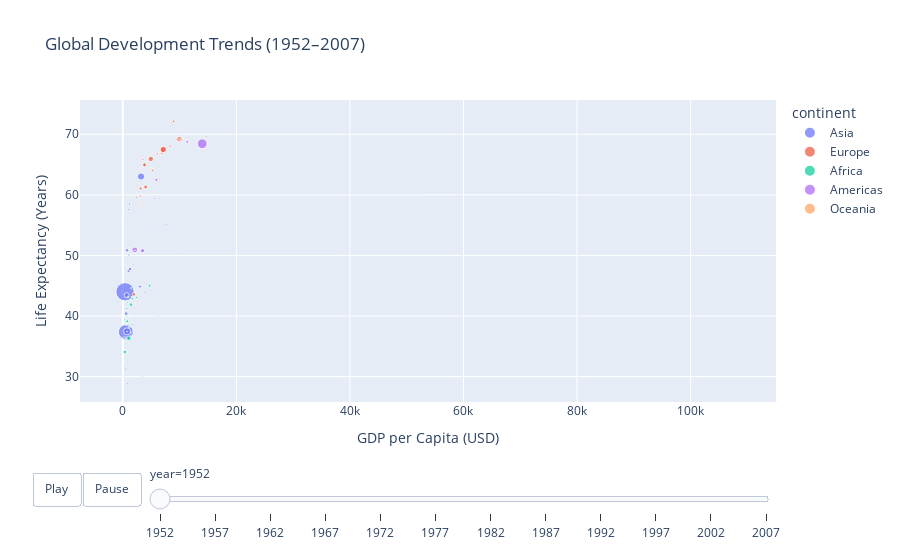

The notebook cell saved with this chart:
### Code cell
# 5. Animated Scatter Plot with Play/Pause Controls 
# o Create an animated scatter plot of GDP per capita vs life expectancy across years. 
# o Use population (pop) for point size. 
# o Color points by continent. 
# o Add play/pause controls to animate automatically. 
# o Title: "Global Development Trends (1952–2007)". 
# o Label axes appropriately. 

fig2 = px.scatter(data, x="gdpPercap", y="lifeExp", size="pop", color="continent", animation_frame="year", title="Global Development Trends (1952–2007)", labels={"gdpPercap": "GDP per Capita (USD)", "lifeExp": "Life Expectancy (Years)"}, hover_name="country")
fig2.update_layout(updatemenus=[dict(type="buttons", showactive=False, buttons=[dict(label="Play", method="animate", args=[None, {"frame": {"duration": 500, "redraw": True}, "fromcurrent": True}]), dict(label="Pause", method="animate", args=[[None], {"frame": {"duration": 0, "redraw": False}, "mode": "immediate", "transition": {"duration": 0}}])])])
fig2.show()

### Figure 1 — Plotly figure (JSON) as saved in the notebook; plotly's stock layout.template omitted (floating-point values rounded to 4 significant figures)
{"data": [{"hovertemplate": "<b>%{hovertext}</b><br><br>continent=Asia<br>year=1952<br>GDP per Capita (USD)=%{x}<br>Life Expectancy (Years)=%{y}<br>pop=%{marker.size}<extra></extra>", "hovertext": ["Afghanistan", "Bahrain", "Bangladesh", "Cambodia", "China", "Hong Kong, China", "India", "Indonesia", "Iran", "Iraq", "Israel", "Japan", "Jordan", "Korea, Dem. Rep.", "Korea, Rep.", "Kuwait", "Lebanon", "Malaysia", "Mongolia", "Myanmar", "Nepal", "Oman", "Pakistan", "Philippines", "Saudi Arabia", "Singapore", "Sri Lanka", "Syria", "Taiwan", "Thailand", "Vietnam", "West Bank and Gaza", "Yemen, Rep."], "legendgroup": "Asia", "marker": {"color": "#636efa", "size": [8425333, 120447, 46886859, 4693836, 556263527, 2125900, 372000000, 82052000, 17272000, 5441766, 1620914, 86459025, 607914, 8865488, 20947571, 160000, 1439529, 6748378, 800663, 20092996, 9182536, 507833, 41346560, 22438691, 4005677, 1127000, 7982342, 3661549, 8550362, 21289402, 26246839, 1030585, 4963829], "sizemode": "area", "sizeref": 3297000.0, "symbol": "circle"}, "mode": "markers", "name": "Asia", "orientation": "v", "showlegend": true, "type": "scatter", "x": [779.4, 9867.0, 684.2, 368.5, 400.4, 3054.0, 546.6, 749.7, 3035.0, 4130.0, 4087.0, 3217.0, 1547.0, 1088.0, 1031.0, 108400.0, 4835.0, 1831.0, 786.6, 331.0, 545.9, 1828.0, 684.6, 1273.0, 6460.0, 2315.0, 1084.0, 1643.0, 1207.0, 757.8, 605.1, 1516.0, 781.7], "xaxis": "x", "y": [28.8, 50.94, 37.48, 39.42, 44.0, 60.96, 37.37, 37.47, 44.87, 45.32, 65.39, 63.03, 43.16, 50.06, 47.45, 55.56, 55.93, 48.46, 42.24, 36.32, 36.16, 37.58, 43.44, 47.75, 39.88, 60.4, 57.59, 45.88, 58.5, 50.85, 40.41, 43.16, 32.55], "yaxis": "y"}, {"hovertemplate": "<b>%{hovertext}</b><br><br>continent=Europe<br>year=1952<br>GDP per Capita (USD)=%{x}<br>Life Expectancy (Years)=%{y}<br>pop=%{marker.size}<extra></extra>", "hovertext": ["Albania", "Austria", "Belgium", "Bosnia and Herzegovina", "Bulgaria", "Croatia", "Czech Republic", "Denmark", "Finland", "France", "Germany", "Greece", "Hungary", "Iceland", "Ireland", "Italy", "Montenegro", "Netherlands", "Norway", "Poland", "Portugal", "Romania", "Serbia", "Slovak Republic", "Slovenia", "Spain", "Sweden", "Switzerland", "Turkey", "United Kingdom"], "legendgroup": "Europe", "marker": {"color": "#EF553B", "size": [1282697, 6927772, 8730405, 2791000, 7274900, 3882229, 9125183, 4334000, 4090500, 42459667, 69145952, 7733250, 9504000, 147962, 2952156, 47666000, 413834, 10381988, 3327728, 25730551, 8526050, 16630000, 6860147, 3558137, 1489518, 28549870, 7124673, 4815000, 22235677, 50430000], "sizemode": "area", "sizeref": 3297000.0, "symbol": "circle"}, "mode": "markers", "name": "Europe", "orientation": "v", "showlegend": true, "type": "scatter", "x": [1601.0, 6137.0, 8343.0, 973.5, 2444.0, 3119.0, 6876.0, 9692.0, 6425.0, 7030.0, 7144.0, 3531.0, 5264.0, 7268.0, 5210.0, 4931.0, 2648.0, 8942.0, 10100.0, 4029.0, 3068.0, 3145.0, 3581.0, 5075.0, 4215.0, 3834.0, 8528.0, 14730.0, 1969.0, 9980.0], "xaxis": "x", "y": [55.23, 66.8, 68.0, 53.82, 59.6, 61.21, 66.87, 70.78, 66.55, 67.41, 67.5, 65.86, 64.03, 72.49, 66.91, 65.94, 59.16, 72.13, 72.67, 61.31, 59.82, 61.05, 58.0, 64.36, 65.57, 64.94, 71.86, 69.62, 43.59, 69.18], "yaxis": "y"}, {"hovertemplate": "<b>%{hovertext}</b><br><br>continent=Africa<br>year=1952<br>GDP per Capita (USD)=%{x}<br>Life Expectancy (Years)=%{y}<br>pop=%{marker.size}<extra></extra>", "hovertext": ["Algeria", "Angola", "Benin", "Botswana", "Burkina Faso", "Burundi", "Cameroon", "Central African Republic", "Chad", "Comoros", "Congo, Dem. Rep.", "Congo, Rep.", "Cote d'Ivoire", "Djibouti", "Egypt", "Equatorial Guinea", "Eritrea", "Ethiopia", "Gabon", "Gambia", "Ghana", "Guinea", "Guinea-Bissau", "Kenya", "Lesotho", "Liberia", "Libya", "Madagascar", "Malawi", "Mali", "Mauritania", "Mauritius", "Morocco", "Mozambique", "Namibia", "Niger", "Nigeria", "Reunion", "Rwanda", "Sao Tome and Principe", "Senegal", "Sierra Leone", "Somalia", "South Africa", "Sudan", "Swaziland", "Tanzania", "Togo", "Tunisia", "Uganda", "Zambia", "Zimbabwe"], "legendgroup": "Africa", "marker": {"color": "#00cc96", "size": [9279525, 4232095, 1738315, 442308, 4469979, 2445618, 5009067, 1291695, 2682462, 153936, 14100005, 854885, 2977019, 63149, 22223309, 216964, 1438760, 20860941, 420702, 284320, 5581001, 2664249, 580653, 6464046, 748747, 863308, 1019729, 4762912, 2917802, 3838168, 1022556, 516556, 9939217, 6446316, 485831, 3379468, 33119096, 257700, 2534927, 60011, 2755589, 2143249, 2526994, 14264935, 8504667, 290243, 8322925, 1219113, 3647735, 5824797, 2672000, 3080907], "sizemode": "area", "sizeref": 3297000.0, "symbol": "circle"}, "mode": "markers", "name": "Africa", "orientation": "v", "showlegend": true, "type": "scatter", "x": [2449.0, 3521.0, 1063.0, 851.2, 543.3, 339.3, 1173.0, 1071.0, 1179.0, 1103.0, 780.5, 2126.0, 1389.0, 2670.0, 1419.0, 375.6, 328.9, 362.1, 4293.0, 485.2, 911.3, 510.2, 299.9, 853.5, 298.8, 575.6, 2388.0, 1443.0, 369.2, 452.3, 743.1, 1968.0, 1688.0, 468.5, 2424.0, 761.9, 1077.0, 2719.0, 493.3, 879.6, 1450.0, 879.8, 1136.0, 4725.0, 1616.0, 1148.0, 716.7, 859.8, 1468.0, 734.8, 1147.0, 406.9], "xaxis": "x", "y": [43.08, 30.02, 38.22, 47.62, 31.98, 39.03, 38.52, 35.46, 38.09, 40.72, 39.14, 42.11, 40.48, 34.81, 41.89, 34.48, 35.93, 34.08, 37.0, 30.0, 43.15, 33.61, 32.5, 42.27, 42.14, 38.48, 42.72, 36.68, 36.26, 33.69, 40.54, 50.99, 42.87, 31.29, 41.73, 37.44, 36.32, 52.72, 40.0, 46.47, 37.28, 30.33, 32.98, 45.01, 38.63, 41.41, 41.22, 38.6, 44.6, 39.98, 42.04, 48.45], "yaxis": "y"}, {"hovertemplate": "<b>%{hovertext}</b><br><br>continent=Americas<br>year=1952<br>GDP per Capita (USD)=%{x}<br>Life Expectancy (Years)=%{y}<br>pop=%{marker.size}<extra></extra>", "hovertext": ["Argentina", "Bolivia", "Brazil", "Canada", "Chile", "Colombia", "Costa Rica", "Cuba", "Dominican Republic", "Ecuador", "El Salvador", "Guatemala", "Haiti", "Honduras", "Jamaica", "Mexico", "Nicaragua", "Panama", "Paraguay", "Peru", "Puerto Rico", "Trinidad and Tobago", "United States", "Uruguay", "Venezuela"], "legendgroup": "Americas", "marker": {"color": "#ab63fa", "size": [17876956, 2883315, 56602560, 14785584, 6377619, 12350771, 926317, 6007797, 2491346, 3548753, 2042865, 3146381, 3201488, 1517453, 1426095, 30144317, 1165790, 940080, 1555876, 8025700, 2227000, 662850, 157553000, 2252965, 5439568], "sizemode": "area", "sizeref": 3297000.0, "symbol": "circle"}, "mode": "markers", "name": "Americas", "orientation": "v", "showlegend": true, "type": "scatter", "x": [5911.0, 2677.0, 2109.0, 11370.0, 3940.0, 2144.0, 2627.0, 5587.0, 1398.0, 3522.0, 3048.0, 2428.0, 1840.0, 2195.0, 2899.0, 3478.0, 3112.0, 2480.0, 1952.0, 3759.0, 3082.0, 3023.0, 13990.0, 5717.0, 7690.0], "xaxis": "x", "y": [62.48, 40.41, 50.92, 68.75, 54.74, 50.64, 57.21, 59.42, 45.93, 48.36, 45.26, 42.02, 37.58, 41.91, 58.53, 50.79, 42.31, 55.19, 62.65, 43.9, 64.28, 59.1, 68.44, 66.07, 55.09], "yaxis": "y"}, {"hovertemplate": "<b>%{hovertext}</b><br><br>continent=Oceania<br>year=1952<br>GDP per Capita (USD)=%{x}<br>Life Expectancy (Years)=%{y}<br>pop=%{marker.size}<extra></extra>", "hovertext": ["Australia", "New Zealand"], "legendgroup": "Oceania", "marker": {"color": "#FFA15A", "size": [8691212, 1994794], "sizemode": "area", "sizeref": 3297000.0, "symbol": "circle"}, "mode": "markers", "name": "Oceania", "orientation": "v", "showlegend": true, "type": "scatter", "x": [10040.0, 10560.0], "xaxis": "x", "y": [69.12, 69.39], "yaxis": "y"}], "layout": {"legend": {"itemsizing": "constant", "title": {"text": "continent"}, "tracegroupgap": 0}, "sliders": [{"active": 0, "currentvalue": {"prefix": "year="}, "len": 0.9, "pad": {"b": 10, "t": 60}, "steps": [{"args": [["1952"], {"frame": {"duration": 0, "redraw": false}, "fromcurrent": true, "mode": "immediate", "transition": {"duration": 0, "easing": "linear"}}], "label": "1952", "method": "animate"}, {"args": [["1957"], {"frame": {"duration": 0, "redraw": false}, "fromcurrent": true, "mode": "immediate", "transition": {"duration": 0, "easing": "linear"}}], "label": "1957", "method": "animate"}, {"args": [["1962"], {"frame": {"duration": 0, "redraw": false}, "fromcurrent": true, "mode": "immediate", "transition": {"duration": 0, "easing": "linear"}}], "label": "1962", "method": "animate"}, {"args": [["1967"], {"frame": {"duration": 0, "redraw": false}, "fromcurrent": true, "mode": "immediate", "transition": {"duration": 0, "easing": "linear"}}], "label": "1967", "method": "animate"}, {"args": [["1972"], {"frame": {"duration": 0, "redraw": false}, "fromcurrent": true, "mode": "immediate", "transition": {"duration": 0, "easing": "linear"}}], "label": "1972", "method": "animate"}, {"args": [["1977"], {"frame": {"duration": 0, "redraw": false}, "fromcurrent": true, "mode": "immediate", "transition": {"duration": 0, "easing": "linear"}}], "label": "1977", "method": "animate"}, {"args": [["1982"], {"frame": {"duration": 0, "redraw": false}, "fromcurrent": true, "mode": "immediate", "transition": {"duration": 0, "easing": "linear"}}], "label": "1982", "method": "animate"}, {"args": [["1987"], {"frame": {"duration": 0, "redraw": false}, "fromcurrent": true, "mode": "immediate", "transition": {"duration": 0, "easing": "linear"}}], "label": "1987", "method": "animate"}, {"args": [["1992"], {"frame": {"duration": 0, "redraw": false}, "fromcurrent": true, "mode": "immediate", "transition": {"duration": 0, "easing": "linear"}}], "label": "1992", "method": "animate"}, {"args": [["1997"], {"frame": {"duration": 0, "redraw": false}, "fromcurrent": true, "mode": "immediate", "transition": {"duration": 0, "easing": "linear"}}], "label": "1997", "method": "animate"}, {"args": [["2002"], {"frame": {"duration": 0, "redraw": false}, "fromcurrent": true, "mode": "immediate", "transition": {"duration": 0, "easing": "linear"}}], "label": "2002", "method": "animate"}, {"args": [["2007"], {"frame": {"duration": 0, "redraw": false}, "fromcurrent": true, "mode": "immediate", "transition": {"duration": 0, "easing": "linear"}}], "label": "2007", "method": "animate"}], "x": 0.1, "xanchor": "left", "y": 0, "yanchor": "top"}], "title": {"text": "Global Development Trends (1952–2007)"}, "updatemenus": [{"buttons": [{"args": [null, {"frame": {"duration": 500, "redraw": true}, "fromcurrent": true}], "label": "Play", "method": "animate"}, {"args": [[null], {"frame": {"duration": 0, "redraw": false}, "mode": "immediate", "transition": {"duration": 0}}], "label": "Pause", "method": "animate"}], "direction": "left", "pad": {"r": 10, "t": 70}, "showactive": false, "type": "buttons", "x": 0.1, "xanchor": "right", "y": 0, "yanchor": "top"}], "xaxis": {"anchor": "y", "domain": [0, 1], "title": {"text": "GDP per Capita (USD)"}}, "yaxis": {"anchor": "x", "domain": [0, 1], "title": {"text": "Life Expectancy (Years)"}}}}
